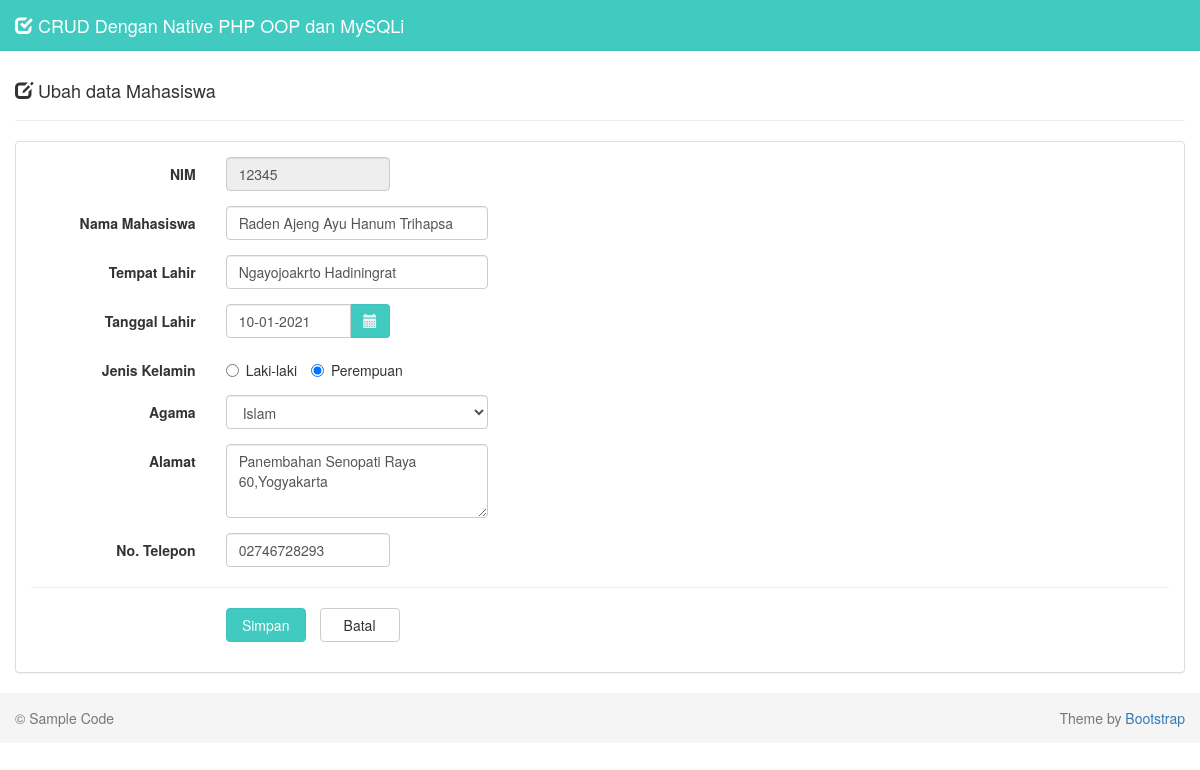
Screenshot of /?page=ubah&id=12345 with the database file from the repository.
### tables this page shows
CREATE TABLE `mahasiswa` (
  `nim` varchar(10) NOT NULL,
  `nama` varchar(30) NOT NULL,
  `tempat_lahir` varchar(30) NOT NULL,
  `tanggal_lahir` date NOT NULL,
  `jenis_kelamin` enum('Laki-laki','Perempuan') NOT NULL,
  `agama` varchar(20) NOT NULL,
  `alamat` varchar(100) NOT NULL,
  `no_telepon` varchar(12) NOT NULL,
  PRIMARY KEY (`nim`)
);

### mahasiswa.php (called while the page is built, shortened)
<?php
class mahasiswa {
    function get_mahasiswa($nim) {
        $db = new database();
        $mysqli = $db->connect();
        $sql = "SELECT * FROM mahasiswa WHERE nim='$nim'";
        $result = $mysqli->query($sql);
        $data   = $result->fetch_assoc();
        return $data;
    }
}
?>

### form-ubah.php (the view, shortened to what this page needs)
<div class="row">
  <div class="col-md-12">
    <div class="page-header">
      <h4>
        <i class="glyphicon glyphicon-edit"></i>
        Ubah data Mahasiswa
      </h4>
    </div>
    <?php
    $nim = $_GET['id'];
    if (isset($nim)) {
      require_once 'mahasiswa.php';
      $mahasiswa = new mahasiswa();
      $data = $mahasiswa->get_mahasiswa($nim);
      $nim           = $data['nim'];
      $nama          = $data['nama'];
      $tempat_lahir  = $data['tempat_lahir'];
      $tanggal       = $data['tanggal_lahir'];
      $tgl           = explode('-',$tanggal);
      $tanggal_lahir = $tgl[2]."-".$tgl[1]."-".$tgl[0];
      $jenis_kelamin = $data['jenis_kelamin'];
      $agama         = $data['agama'];
      $alamat        = $data['alamat'];
      $no_telepon    = $data['no_telepon'];
    }
    ?>
    <div class="panel panel-default">
      <div class="panel-body">
        <form class="form-horizontal" method="POST" action="proses-ubah.php">
          <div class="form-group">
            <label class="col-sm-2 control-label">NIM</label>
            <div class="col-sm-2">
              <input type="text" class="form-control" name="nim" value="<?php echo $nim; ?>" readonly>
            </div>
          </div>
          <div class="form-group">
            <label class="col-sm-2 control-label">Nama Mahasiswa</label>
            <div class="col-sm-3">
              <input type="text" class="form-control" name="nama" autocomplete="off" value="<?php echo $nama; ?>" required>
            </div>
          </div>
          <div class="form-group">
            <label class="col-sm-2 control-label">Tempat Lahir</label>
            <div class="col-sm-3">
              <input type="text" class="form-control" name="tempat_lahir" autocomplete="off" value="<?php echo $tempat_lahir; ?>" required>
            </div>
          </div>
          <div class="form-group">
            <label class="col-sm-2 control-label">Tanggal Lahir</label>
            <div class="col-sm-2">
              <div class="input-group">
                <input type="text" class="form-control date-picker" data-date-format="dd-mm-yyyy" name="tanggal_lahir" autocomplete="off" value="<?php echo $tanggal_lahir; ?>" required>
                <span class="input-group-addon">
                  <i class="glyphicon glyphicon-calendar"></i>
                </span>
              </div>
            </div>
          </div>
          <div class="form-group">
            <label class="col-sm-2 control-label">Jenis Kelamin</label>
            <div class="col-sm-4">
            <?php
            if ($jenis_kelamin=='Laki-laki') { ?>
              <label class="radio-inline">
                <input type="radio" name="jenis_kelamin" value="Laki-laki" checked> Laki-laki
              </label>
              <label class="radio-inline">
                <input type="radio" name="jenis_kelamin" value="Perempuan"> Perempuan
              </label>
            <?php
            } else { ?>
              <label class="radio-inline">
                <input type="radio" name="jenis_kelamin" value="Laki-laki"> Laki-laki
              </label>
              <label class="radio-inline">
                <input type="radio" name="jenis_kelamin" value="Perempuan" checked> Perempuan
              </label>
            <?php
            }
            ?>
            </div>
          </div>
          <div class="form-group">
            <label class="col-sm-2 control-label">Agama</label>
            <div class="col-sm-3">
              <select class="form-control" name="agama" placeholder="Pilih Agama" required>
                <option value="<?php echo $agama; ?>"><?php echo $agama; ?></option>
              </select>
            </div>
          </div>
          <div class="form-group">
            <label class="col-sm-2 control-label">Alamat</label>
            <div class="col-sm-3">
              <textarea class="form-control" name="alamat" rows="3" required><?php echo $alamat; ?></textarea>
            </div>
          </div>
          <div class="form-group">
            <label class="col-sm-2 control-label">No. Telepon</label>
            <div class="col-sm-2">
              <input type="text" class="form-control" name="no_telepon" autocomplete="off" maxlength="12" onKeyPress="return goodchars(event,'0123456789',this)" value="<?php echo $no_telepon; ?>" required>
            </div>
          </div>
          <hr/>
          <div class="form-group">
            <div class="col-sm-offset-2 col-sm-10">
              <input type="submit" class="btn btn-success btn-submit" name="simpan" value="Simpan">
              <a href="index.php" class="btn btn-default btn-reset">Batal</a>
            </div>
          </div>
        </form>
      </div>
    </div>
  </div>
</div>

### assets/css/style.css (style rules this page uses)
body { padding-top: 40px; }
.btn-success { background-color: #41cac0; border-color: #40c1be; color: #fff; }
.input-group-addon { background-color: #41cac0; border: 1px solid #40c1be; border-radius: 4px; color: #f1f2f7; }
.btn-submit { width: 80px; }
.btn-reset { width: 80px; margin-left: 10px; }

### rows the page displays
mahasiswa: nim "12345", nama "Raden Ajeng Ayu Hanum Trihapsa", tempat_lahir "Ngayojoakrto Hadiningrat", tanggal_lahir "10-01-2021", agama "Islam", alamat "Panembahan Senopati Raya 60,Yogyakarta", no_telepon "02746728293"
